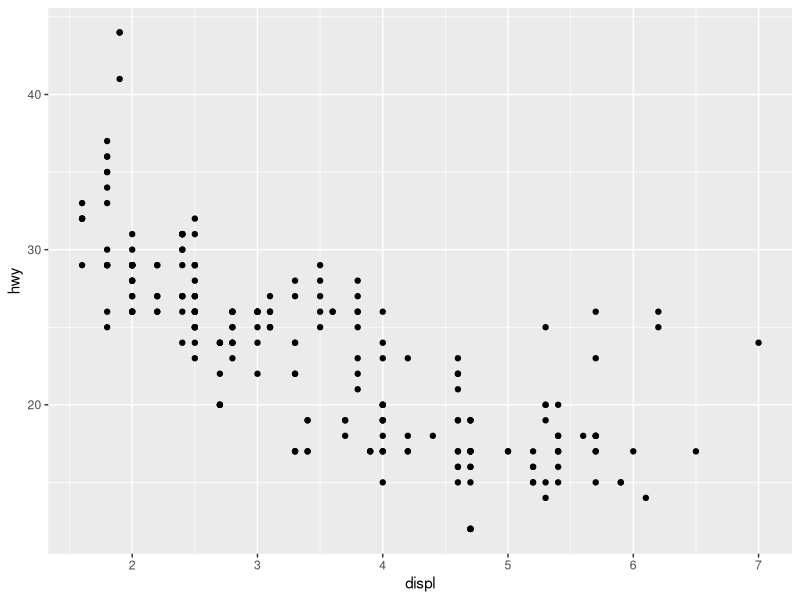
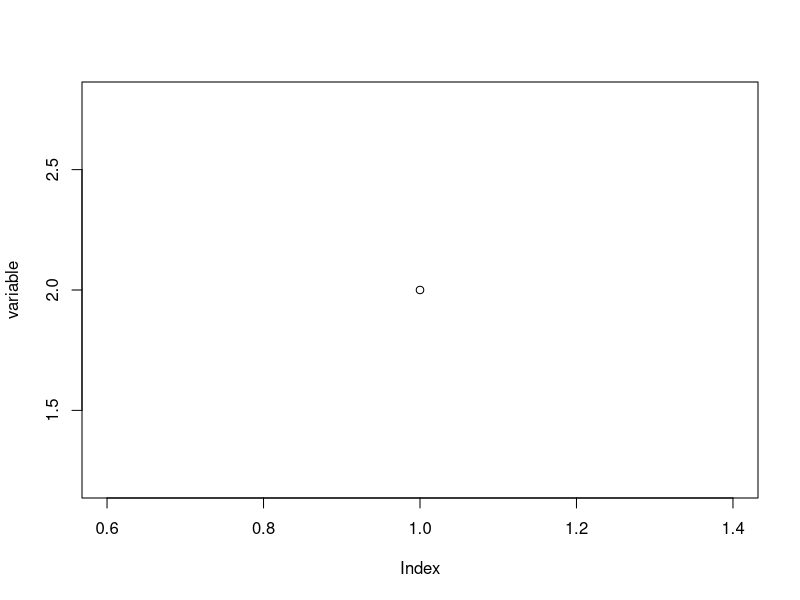
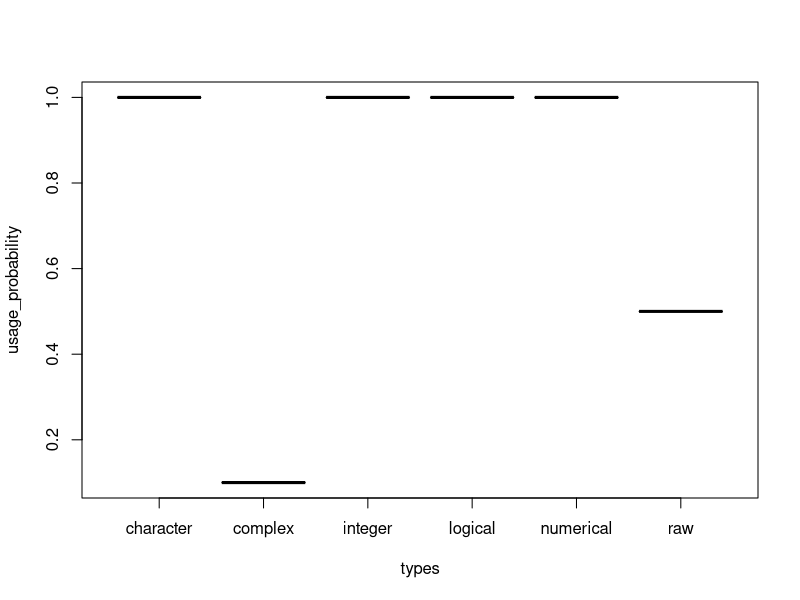

The R source for these figures, in order:
## ---- chunk 1
knitr::opts_chunk$set(echo = TRUE)
## ---- chunk 2
232047294879347 * 242424 / 12313 + 2
## ---- chunk 3
test_variable <- 232047294879347 * 242424 / 12313 + 2
test_variable
## ---- chunk 4
test_variable
rm(test_variable)
test_variable = 2
test_variable
## ---- chunk 5
test_variable <- test_variable * test_variable
test_variable
## ---- chunk 6
# install.packages("tidyverse")
# This without the leading # would be the way to install a library.
# A line with a leading # is ignored by R.
# I have done so, because I do not want to install a package, already installed on my computer.
# You only have to use the install.packages() function once on each new system
# or after upgrading your R version.

# You can also use those #-lines to comment your code
# if you are using RStudio have a look what happens when you
# start a line with # and finish the line with ####
# This feature of RStudio helps you to organise your code.
library(tidyverse)
mpg %>% ggplot(aes(displ,hwy)) + geom_point()
# you do not need to understand the above code yet, just understand that we are using an external library
## ---- chunk 7
myFunction <- function(x) {
  result <- x + 2
  return(result)
}
myFunction(15)
## ---- chunk 8
variable <- FALSE 
class(variable)
## ---- chunk 9
variable <- 2.34 
class(variable)
## ---- chunk 10
variable <- 2L 
variable
class(variable)
## ---- chunk 11
object.size(c(1L,2L,3L,4L,5L)) < object.size(c(1,2,3,4,5))
## ---- chunk 12
object.size(numeric()) == object.size(integer())
## ---- chunk 13
object.size(numeric())
## ---- chunk 14
plot(variable)
## ---- chunk 15
variable <- "hello world"
variable
class(variable)
## ---- chunk 16
variable <- charToRaw(variable)
variable
class(variable)
## ---- chunk 17
object.size(raw())
## ---- chunk 18
VectorA <- 2
VectorB <- c(1L,2L)
c(VectorA,VectorB)
class(c(VectorA,VectorB))
class(c(VectorB))
## ---- chunk 19
list(VectorA, VectorB, list(VectorA, VectorB), mean)
## ---- chunk 20
M <- matrix( c('a','a','b','c','b','a'), nrow = 2, ncol = 3, byrow = TRUE)
M
## ---- chunk 21
?matrix
## ---- chunk 22
M <- matrix(c('a','a','b','c','b','a'), nrow = 2, ncol = 3, byrow = FALSE)
M
## ---- chunk 23
# Create a vector.
apples <- c('iOS','iPhone','MBP','iPhone','MBP')
# Create a factor object.
factor_apples <- factor(apples, levels = c("iOS", "iPhone", "MBP", "Mac"), ordered = T)
factor(apples)

# Have a look
apples
factor(apples)
factor_apples
nlevels(factor_apples)
factor_apples[4]
as.character(factor_apples[4])
## ---- chunk 24
# Create the data frame.
data_types <- data.frame(
  types = c("logical", "numerical","integer", "complex", "character", "raw"), 
  usage_probability = c(1, 1, 1, 0.1, 1, 0.5), 
  got_it = c(rep("yes", 5), "no"),
  answer = rep(42L, 6)
)
boxplot(usage_probability ~ types, data_types)
## ---- chunk 25
library(tidyverse)
data_types_tibble <- as_tibble(data_types)

# Let's have a look
data_types
data_types_tibble
## ---- chunk 26
newString <- "test"
length(newString)
nchar(newString)
## ---- chunk 27
intArray <- c(7L,8L,9L,10L)
length(intArray)
intArray 

## sidetrack, you do not need to remember this
intRealArray <- array(c(7L,8L,9L,10L),dim = c(2,2))
intRealArray
## ---- chunk 28
lst <- list() # creates an empty (length zero) list
lst
lst[[1]] <- 1 # automagically extends the lst
lst[[2]] <- 2 # ditto
lst

lst <- vector("list", 5)
lst
lst <- list(1, 2, 3, 4, 5)
lst
lst <- lst[-2]
lst
## ---- chunk 29
tree <- list(list(1, 2), list(3, list(4, 5)))

# left child: list(1, 2)
tree[[1]]

# right child
tree[[2]]

# left child of right child:list(4, 5)
tree[[2]][[1]]
